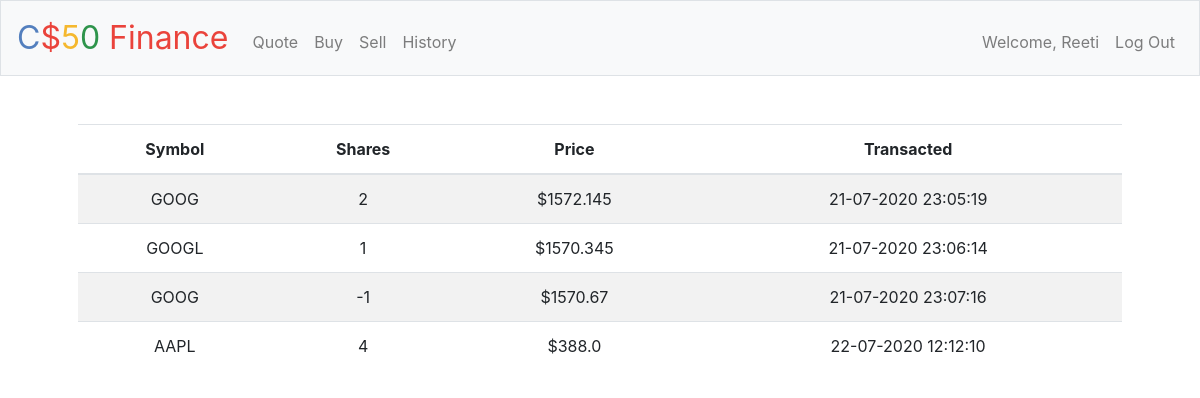
/history (signed in), run on the app's committed database.
### tables this page shows
CREATE TABLE 'history'(
'symbol' VARCHAR(10),
'share' INTEGER,
'price' VARCHAR(10),
'transacted' VARCHAR(20)
, 'username' varchar(255));

### application.py (the view)
@app.route("/history")
@login_required
def history():
    rows= db.execute('''SELECT * FROM history
    WHERE username=%s''',session["user"])
    return render_template("history.html", rows=rows)

### application.py (called while the page is built)
@app.after_request
def after_request(response):
    response.headers["Cache-Control"] = "no-cache, no-store, must-revalidate"
    response.headers["Expires"] = 0
    response.headers["Pragma"] = "no-cache"
    return response

### helpers.py (called while the page is built)
def login_required(f):
    @wraps(f)
    def decorated_function(*args, **kwargs):
        if session.get("user") is None:
            return redirect("/login")
        return f(*args, **kwargs)
    return decorated_function

### templates/history.html (shortened to what this page needs)
{% extends "layout.html" %}
{% block main %}
    <table class="table table-striped">
        <thead>
          <tr>
            <th>Symbol</th>
            <th>Shares</th>
            <th>Price</th>
            <th>Transacted</th>
          </tr>
        </thead>
        <tbody>
            {% for row in rows %}
          <tr>
            <td>
              {% if row["symbol"] is not none %}
                {{ row["symbol"] }}
              {% endif %}
            </td>
            <td>
              {% if row["share"] is not none %}
                {{ row["share"] }}
              {% endif %}
            </td>
            <td>
              {% if row["price"] is not none %}
                {{ row["price"] }}
              {% endif %}
            </td>
            <td>
              {% if row["transacted"] is not none %}
                {{ row["transacted"] }}
              {% endif %}
            </td>
          </tr>
      {% endfor %}
    </tbody>
  </table>
{% endblock %}

### templates/layout.html (shortened to what this page needs)
<!DOCTYPE html>
<html lang="en">
    <head>
        <link href="https://maxcdn.bootstrapcdn.com/bootstrap/4.1.3/css/bootstrap.min.css" rel="stylesheet">
        <link href="/static/styles.css" rel="stylesheet">
    </head>
    <body>
        <nav class="navbar navbar-expand-md navbar-light bg-light border">
            <a class="navbar-brand" href="/"><span class="blue">C</span><span class="red">$</span><span class="yellow">5</span><span class="green">0</span> <span class="red">Finance</span></a>
            <div class="collapse navbar-collapse" id="navbar">
                {% if session.user %}
                    <ul class="navbar-nav mr-auto mt-2">
                        <li class="nav-item"><a class="nav-link" href="/quote">Quote</a></li>
                        <li class="nav-item"><a class="nav-link" href="/buy">Buy</a></li>
                        <li class="nav-item"><a class="nav-link" href="/sell">Sell</a></li>
                        <li class="nav-item"><a class="nav-link" href="/history">History</a></li>
                    </ul>
                    <ul class="navbar-nav ml-auto mt-2">
                        <li class="nav-item"><a class="nav-link" href="#">Welcome, {{ session.user }}</a></li>
                        <li class="nav-item"><a class="nav-link" href="/logout">Log Out</a></li>
                    </ul>
                {% else %}
                    <ul class="navbar-nav ml-auto mt-2">
                        <li class="nav-item"><a class="nav-link" href="/register">Register</a></li>
                        <li class="nav-item"><a class="nav-link" href="/login">Log In</a></li>
                    </ul>
                {% endif %}
            </div>
        </nav>
        <main class="container p-5">
            {% block main %}{% endblock %}
        </main>
    </body>
</html>

### static/styles.css (style rules this page uses)
nav .navbar-brand { font-size: xx-large; }
nav .navbar-brand .blue { color: #537fbe; }
nav .navbar-brand .red { color: #ea433b; }
nav .navbar-brand .yellow { color: #f5b82e; }
nav .navbar-brand .green { color: #2e944b; }
main { overflow-x: auto; text-align: center; }

### data on the page
history: symbol "GOOG", share "2", price "$1572.145", transacted "21-07-2020 23:05:19"
history: symbol "GOOGL", share "1", price "$1570.345", transacted "21-07-2020 23:06:14"
history: symbol "GOOG", share "-1", price "$1570.67", transacted "21-07-2020 23:07:16"
history: symbol "AAPL", share "4", price "$388.0", transacted "22-07-2020 12:12:10"

### other printed values
{{ session.user }} "Reeti"
